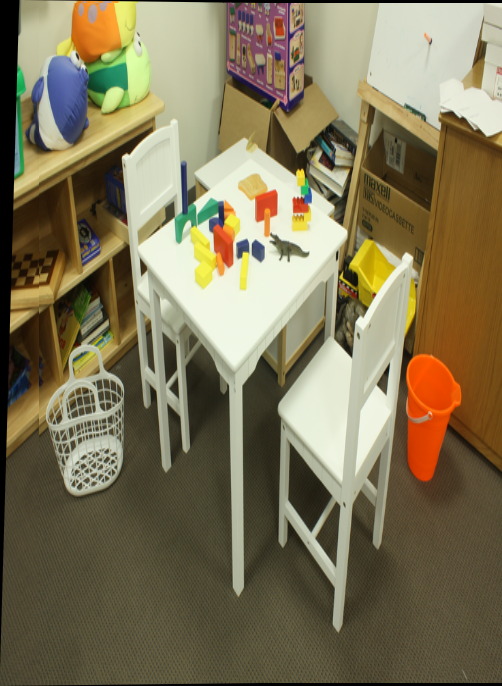

Recreate this plot in Python.
import numpy as np
import matplotlib.pyplot as plt
from scipy.signal import convolve2d
from scipy.ndimage import gaussian_filter
from skimage import io
import cv2
import configparser



def corner_detect(image, n_corners, smooth_std, window_size):
    """
    Detect corners on a given image

    Args:
        image: 2D grayscale image on which to detect corners
        n_corners: Total number of corners to be extracted
        smooth_std: Standard deviation of the Gaussian smoothing kernel
        window_size: Window size for Gaussian smoothing kernel,
                     corner detection, and nonmaximum suppresion

    Returns:
        minor_eig_image: The minor eigenvalue image (same shape as image)
        corners: Detected corners (in x-y coordinates) in a numpy array of shape (n_corners, 2)
    """
    # Smooth the image
    smoothed = gaussian_filter(image, sigma=smooth_std)

    # Compute gradients using Sobel operators
    k_x = np.array([[-1, 0, 1], [-2, 0, 2], [-1, 0, 1]], dtype=float)
    k_y = k_x.T
    g_x = convolve2d(smoothed, k_x, mode='same', boundary='symm')
    g_y = convolve2d(smoothed, k_y, mode='same', boundary='symm')

    # Compute the squares of the gradients and their product
    I_x_2 = g_x**2
    I_y_2 = g_y**2
    I_x_y = g_x * g_y

    # Allocate the minor eigenvalue image
    minor_eig_image = np.zeros_like(image, dtype=float)

    # Compute the structure tensor for each pixel (or in a window around it) and its eigenvalues
    half_win = window_size // 2
    for i in range(half_win, image.shape[0] - half_win):
        for j in range(half_win, image.shape[1] - half_win):
            # Compute sums within the window
            S_xx = np.sum(I_x_2[i-half_win:i+half_win+1, j-half_win:j+half_win+1])
            S_yy = np.sum(I_y_2[i-half_win:i+half_win+1, j-half_win:j+half_win+1])
            S_xy = np.sum(I_x_y[i-half_win:i+half_win+1, j-half_win:j+half_win+1])
            
            # Structure tensor
            M = np.array([[S_xx, S_xy], [S_xy, S_yy]])
            
            # Eigenvalues
            eigenvalues = np.linalg.eigvalsh(M)
            minor_eig_image[i, j] = np.min(eigenvalues)


            
    def nonmax_suppression(image, window_size):
        padded = np.pad(image, ((window_size//2, window_size//2), (window_size//2, window_size//2)), mode='constant', constant_values=np.min(image))
        suppressed = np.zeros_like(image)
        for i in range(image.shape[0]):
            for j in range(image.shape[1]):
                local_window = padded[i:i+window_size, j:j+window_size]
                if image[i, j] == np.max(local_window):
                    suppressed[i, j] = image[i, j]
        return suppressed

    suppressed_image = nonmax_suppression(minor_eig_image, window_size)
    corner_indices = np.argpartition(-suppressed_image.ravel(), n_corners)[:n_corners]
    y, x = np.unravel_index(corner_indices, suppressed_image.shape)
    corners = np.column_stack((x, y))

    return minor_eig_image, corners

def show_image(img, title, color_BGR=False, corners=None, filepath=None):
    height, width = img.shape[:2]
    dpi = 96
    figsize = width / float(dpi), height / float(dpi)
    plt.figure(figsize=figsize)
    if color_BGR:
        img = cv2.cvtColor(img, cv2.COLOR_BGR2RGB)
        plt.imshow(img)
    else:
        plt.imshow(img, cmap='gray')
    
    if not corners is None:
        plt.scatter(corners[:, 0], corners[:, 1], s=25, edgecolors='r', facecolors='none')
    #plt.title(title)
    plt.axis('off')
    if filepath:
        plt.savefig(filepath)
    plt.show()

def sift_feature_matching(imgs, kp1, kp2, threshold=0.4):
    sift = cv2.SIFT_create()


    _, des1 = sift.compute(imgs[0], kp1)
    _, des2 = sift.compute(imgs[1], kp2)

    # Match descriptors using Brute Force Matcher
    bf = cv2.BFMatcher(cv2.NORM_L2, crossCheck=False)
    matches = bf.knnMatch(des1, des2, k=2)

    good_matches = []
    for m, n in matches:
        if m.distance < threshold * n.distance:
            good_matches.append(m)

    result = cv2.drawMatches(imgs[0], kp1, imgs[1], kp2, good_matches[:20], None, flags = 2)

    return result, good_matches
    

def transform_images_homography(imgs, H):
    def calculate_size_and_offset(H, img1, img2):
        h1, w1 = img1.shape[:2]
        h2, w2 = img2.shape[:2]

        corners1 = np.float32([[0, 0], [0, h1], [w1, h1], [w1, 0]]).reshape(-1, 1, 2)
        
        # Transform corners of img1 using H
        transformed_corners1 = cv2.perspectiveTransform(corners1, H)
        
        corners2 = np.float32([[0, 0], [0, h2], [w2, h2], [w2, 0]]).reshape(-1, 1, 2)
        
        all_corners = np.concatenate((transformed_corners1, corners2), axis=0)
        
        # Find min and max extents
        [x_min, y_min] = np.int32(all_corners.min(axis=0).ravel() - 0.5)
        [x_max, y_max] = np.int32(all_corners.max(axis=0).ravel() + 0.5)
        
        # Translate everything so that min x, y are 0, 0
        translate_dist = [-x_min, -y_min]
        
        # Output width and height
        output_width = x_max - x_min
        output_height = y_max - y_min
        
        return output_width, output_height, translate_dist

    output_width, output_height, translate_dist = calculate_size_and_offset(H, imgs[0], imgs[1])

    # Translation matrix
    translate_H = np.array([[1, 0, translate_dist[0]], [0, 1, translate_dist[1]], [0, 0, 1]])

    # Warp img1 with the new dimensions and translation
    warped_img1 = cv2.warpPerspective(imgs[0], translate_H.dot(H), (output_width, output_height))

    output_image = warped_img1.copy()

    output_image[translate_dist[1]:translate_dist[1]+imgs[1].shape[0], translate_dist[0]:translate_dist[0]+imgs[1].shape[1]] = imgs[1]

    return output_image
    

def generate_panoramic(img_paths, n_corners=400, smooth_std=0.3, window_size=13):
    imgs = []
    eig_imgs = []
    corners = []
    colored_imgs = []
    for img_path in img_paths:
        img = cv2.imread(img_path, flags=cv2.IMREAD_GRAYSCALE)
        colored_img = cv2.imread(img_path)
        colored_img = cv2.resize(colored_img, (min(img.shape[0], 1000), min(img.shape[1], 1000)))
        img = cv2.resize(img, (min(img.shape[0], 1000), min(img.shape[1], 1000)))
        imgs.append(img)
        colored_imgs.append(colored_img)
        #img = io.imread('im' + str(i) + '.png')
        _, corners_vals = corner_detect(imgs[-1], n_corners, smooth_std, window_size)
        #eig_imgs.append(minor_eig_image)
        corners.append(corners_vals)

    kp1 = [cv2.KeyPoint(x=float(corner[0]), y=float(corner[1]), size=20) for corner in corners[0]]
    kp2 = [cv2.KeyPoint(x=float(corner[0]), y=float(corner[1]), size=20) for corner in corners[1]]

    _, good_matches = sift_feature_matching(imgs, kp1, kp2)
    if len(good_matches) < 10:
        raise Exception("Images are not able to be stitched!")
    print(len(good_matches))

    # Estimate Homography matrix, using RANSAC for fundamental matrix for transformation
    points1 = np.zeros((len(good_matches), 2), dtype=np.float32)
    points2 = np.zeros((len(good_matches), 2), dtype=np.float32)

    for i, match in enumerate(good_matches):
        points1[i, :] = kp1[match.queryIdx].pt
        points2[i, :] = kp2[match.trainIdx].pt


    H, mask = cv2.findHomography(points1, points2, cv2.RANSAC)

    # Transform two images into panoramic using estimated Homography matrix:
    panoramic = transform_images_homography(colored_imgs, H)

    return panoramic



if __name__ == '__main__':
    config = configparser.ConfigParser()
    config.read('config.ini')
    img1 = config['image_paths']['image1']
    img2 = config['image_paths']['image2']

    pano = generate_panoramic([img1, img2])

    # Save to panoramic.png
    plt.imsave('panoramic.png', cv2.cvtColor(pano, cv2.COLOR_BGR2RGB))
    




    
